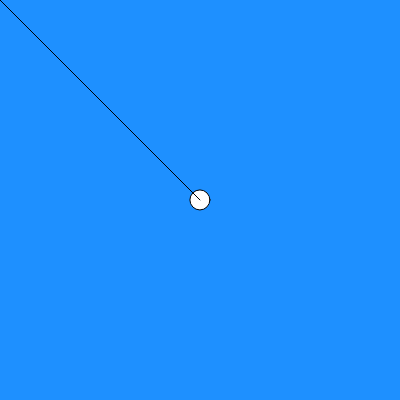
Frame 1 (no input)
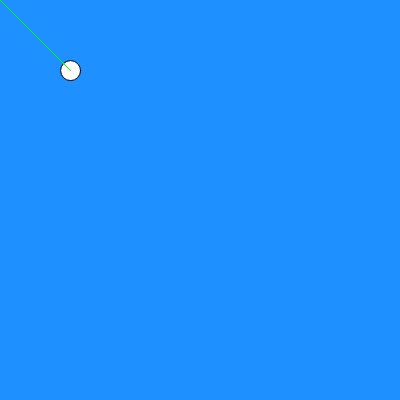
Frame 60 (no input)
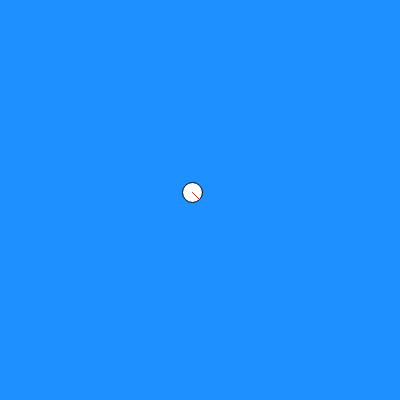
Frame 120 (the mouse pressed at the canvas centre since frame 60)

The p5.js sketch that drew these frames (run headless with seeded random() and noise() and a simulated clock; from frame 60 on, the mouse is pressed at the canvas centre):

// p5.js sketch
// ── sketch.js
let b;

function setup() {
  createCanvas(400, 400);
  background(0);
  frameRate(144);

  b = new Ball();
}

function draw() {
  background(30, 144, 255);
  b.update();
  b.bounce();
  b.draw();
}
// ── ball.js
class Ball  {
    constructor()  {
        this.size = 20;
        this.forcemag = 0.1;
        this.terminalvelocity = 20;
        this.position = createVector(width/2, height/2);
        this.velocity = createVector(0, 0);
        this.acceleration = createVector(0, 0);

        this.accelmode = 0;
    }

    update()  {
        let mouse = createVector(mouseX, mouseY);

        this.acceleration = p5.Vector.sub(mouse, this.position).setMag(this.forcemag);

        this.accelmode = p5.Vector.dot(this.acceleration, this.velocity)

        this.velocity.add(this.acceleration);
        if(this.velocity.mag() > this.terminalvelocity)  {
            this.velocity.setMag(this.terminalvelocity);
        }

        this.position.add(this.velocity);
    }

    bounce()  {
        if(this.position.x <= this.size / 2)  {
            this.position.x = width - this.size / 2;
        } else if(this.position.x >= width - this.size / 2)  {
            this.position.x = this.size / 2;
        }
        if(this.position.y <= this.size / 2)  {
            this.position.y = height - this.size / 2;
        }  else if(this.position.y >= height - this.size / 2)  {
            this.position.y = this.size / 2;
        }
    }

    draw()  {
        stroke(0);
        ellipse(this.position.x, this.position.y, this.size, this.size);

        if(this.accelmode > 0)  {
            stroke(0, 255, 0);
        }  else if(this.accelmode < 0)  {
            stroke(255, 0, 0);
        }  else  {
            stroke(0, 0, 0);
        }

        line(this.position.x, this.position.y, mouseX, mouseY);
    }
}
